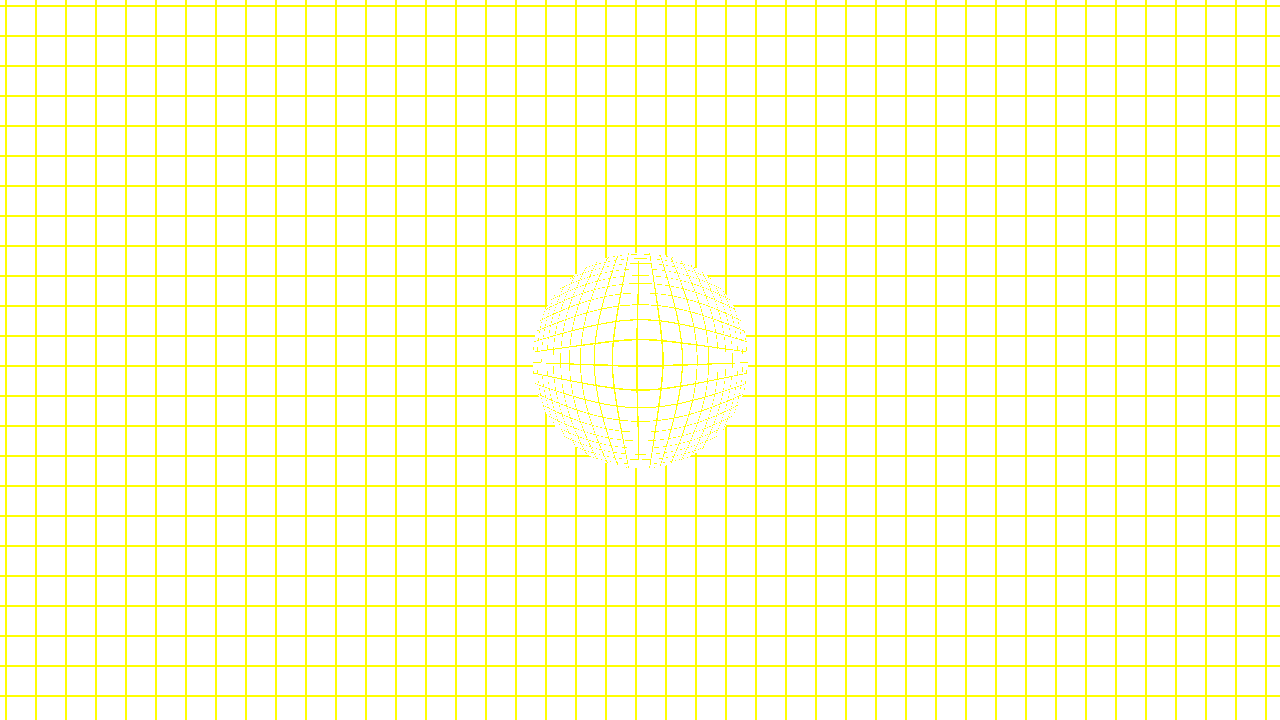
#> input picture archive/filter-grid-test-output/bulge_eyes.png, 1280 x 720 px, given in place of funhouse_mirror.png, which was not available
$ python check_straightness.py
#> lines starting #> are read from the running program, lines starting #| are printed output that depends on the picture; pictures that were not available may be replaced by others from this repository, and a replacement may not be noted
#!/usr/bin/env python3
"""
Check if the grids are showing distortion or if one is just straight
"""
from PIL import Image
import numpy as np

def check_grid_straightness(img_path, name):
    """Check if grid lines are straight or distorted"""
#> called with name = 'METAL'
    img = np.array(Image.open(img_path).convert('RGB'))
    grid = (img[:, :, 0] + img[:, :, 1]) > 50
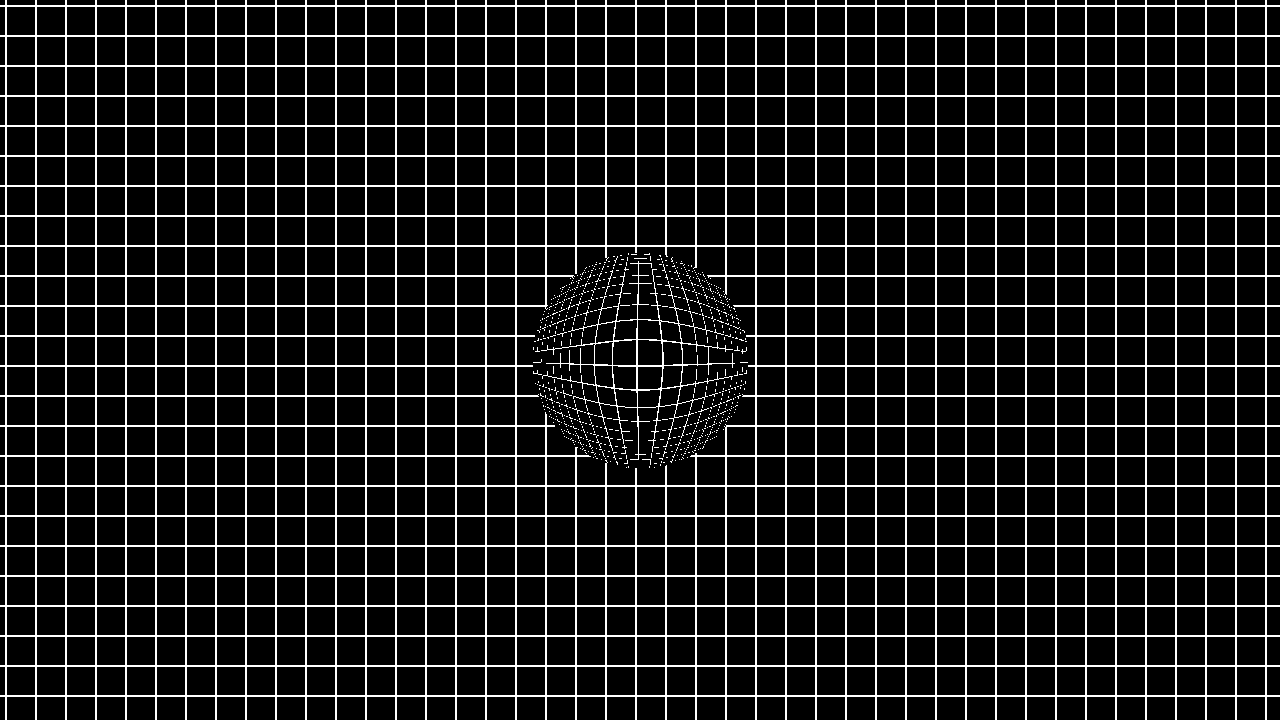
#> grid: shape (720, 1280) bool; 12.9% white in thin lines or dots

    h, w = grid.shape
#> h = 720; w = 1280

    print(f"\n{name}:")

    # Check horizontal lines - should be distorted in different ways
    # Sample middle horizontal line
    mid_row = h // 2
#> mid_row = 360
    row_pixels = []
    for x in range(0, w, 64):  # Sample every 64 pixels
        if grid[mid_row, x]:
            row_pixels.append((x, mid_row))
#> after the loop, row_pixels = []

    # Check if grid appears at regular intervals (straight) or irregular (distorted)
    if len(row_pixels) > 2:
        intervals = []
        for i in range(1, len(row_pixels)):
            intervals.append(row_pixels[i][0] - row_pixels[i-1][0])

        if intervals:
            avg_interval = np.mean(intervals)
            std_interval = np.std(intervals)
            print(f"  Horizontal spacing: avg={avg_interval:.1f}px, std={std_interval:.1f}px")

            if std_interval < 5:
                print(f"  → STRAIGHT/REGULAR grid")
            else:
                print(f"  → DISTORTED grid")

    # Count grid density in different regions
    regions = [
        ("Top-left", (0, h//3, 0, w//3)),
        ("Top-right", (0, h//3, 2*w//3, w)),
        ("Center", (h//3, 2*h//3, w//3, 2*w//3)),
        ("Bottom-left", (2*h//3, h, 0, w//3)),
        ("Bottom-right", (2*h//3, h, 2*w//3, w)),
    ]

    densities = []
    for region_name, (y1, y2, x1, x2) in regions:
        region = grid[y1:y2, x1:x2]
        density = np.sum(region) / region.size * 100
        densities.append(density)
        print(f"  {region_name:15s}: {density:5.1f}% grid coverage")
#> this loop made 5 passes
#> density on passes 1 to 5: 13.02, 12.79, 12.99, 13.02, 12.79
#|   Top-left       :  13.0% grid coverage
#|   Top-right      :  12.8% grid coverage
#|   Center         :  13.0% grid coverage
#|   Bottom-left    :  13.0% grid coverage
#|   Bottom-right   :  12.8% grid coverage
#> pass 1, in check_grid_straightness, `region = grid[y1:y2, x1:x2]`:
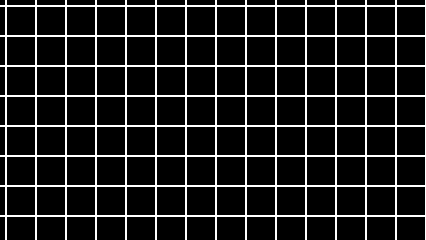
#> region: shape (240, 426) bool; 13% white in thin lines or dots
#> after the loop, densities = [13.02, 12.79, 12.99, 13.02, 12.79]

    # Check if uniform (no distortion) or varied (distorted)
    std_density = np.std(densities)
#> std_density = 0.11
    if std_density < 1.0:
        print(f"  → UNIFORM distribution (std={std_density:.2f}) - likely no distortion")
#|   → UNIFORM distribution (std=0.11) - likely no distortion
    else:
        print(f"  → VARIED distribution (std={std_density:.2f}) - shows distortion")

filters = ["funhouse_mirror", "bulge_eyes", "water_ripple"]

for f in filters:
    print(f"\n{'='*60}")
    print(f"FILTER: {f}")
    print(f"{'='*60}")
    check_grid_straightness(f"filter-grid-test-output/{f}.png", "METAL")
    check_grid_straightness(f"web-filter-grid-test-output/{f}.png", "WEB")
#> call 2 of check_grid_straightness, with name = 'WEB'
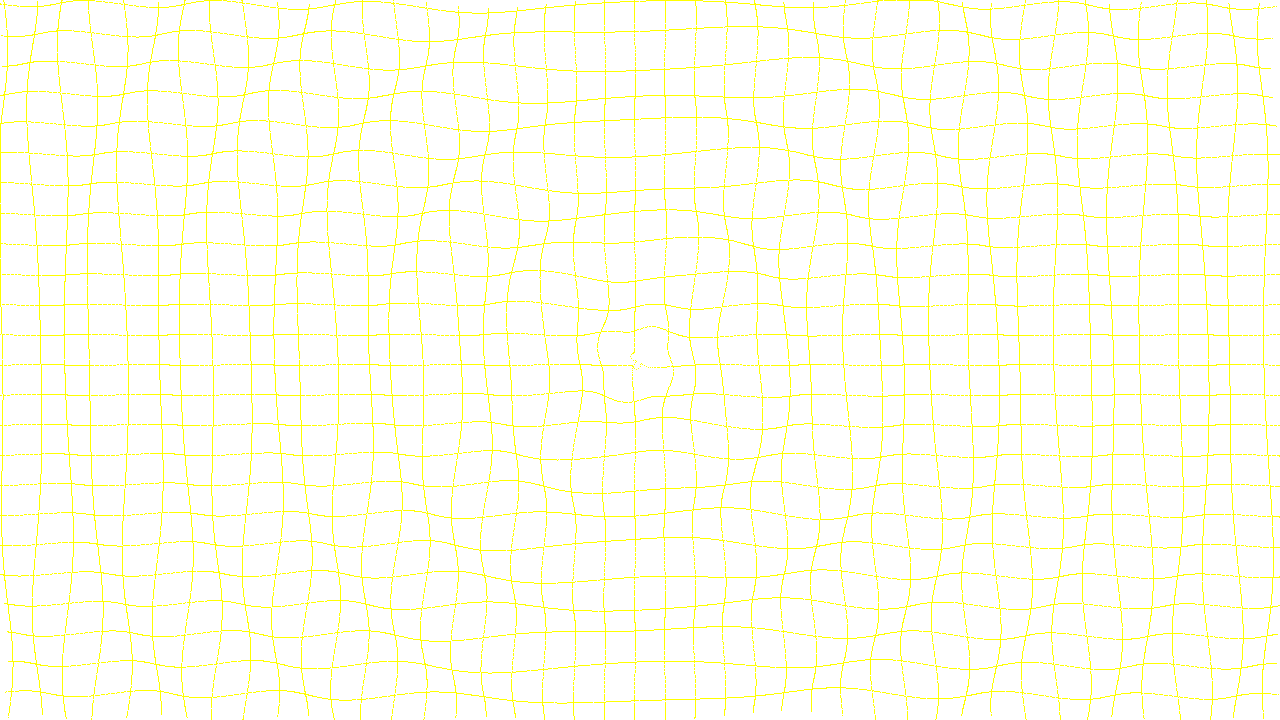
#> input picture archive/filter-grid-test-output/complex_ripple.png, 1280 x 720 px, given in place of funhouse_mirror.png, which was not available
#> in check_grid_straightness (call 2), `img = np.array(Image.open(img_path).convert('RGB'))`:
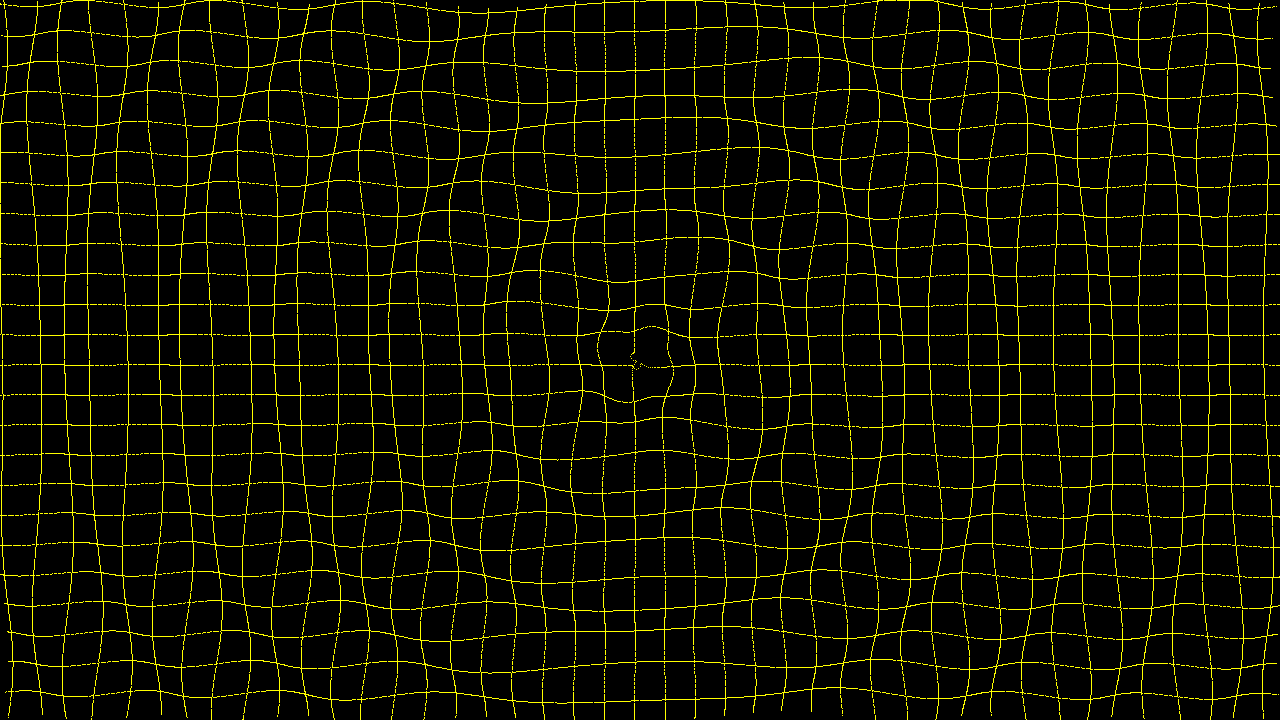
#> img: shape (720, 1280, 3); mean R, G, B 15.9, 15.9, 0
#> in check_grid_straightness (call 2), `grid = (img[:, :, 0] + img[:, :, 1]) > 50`:
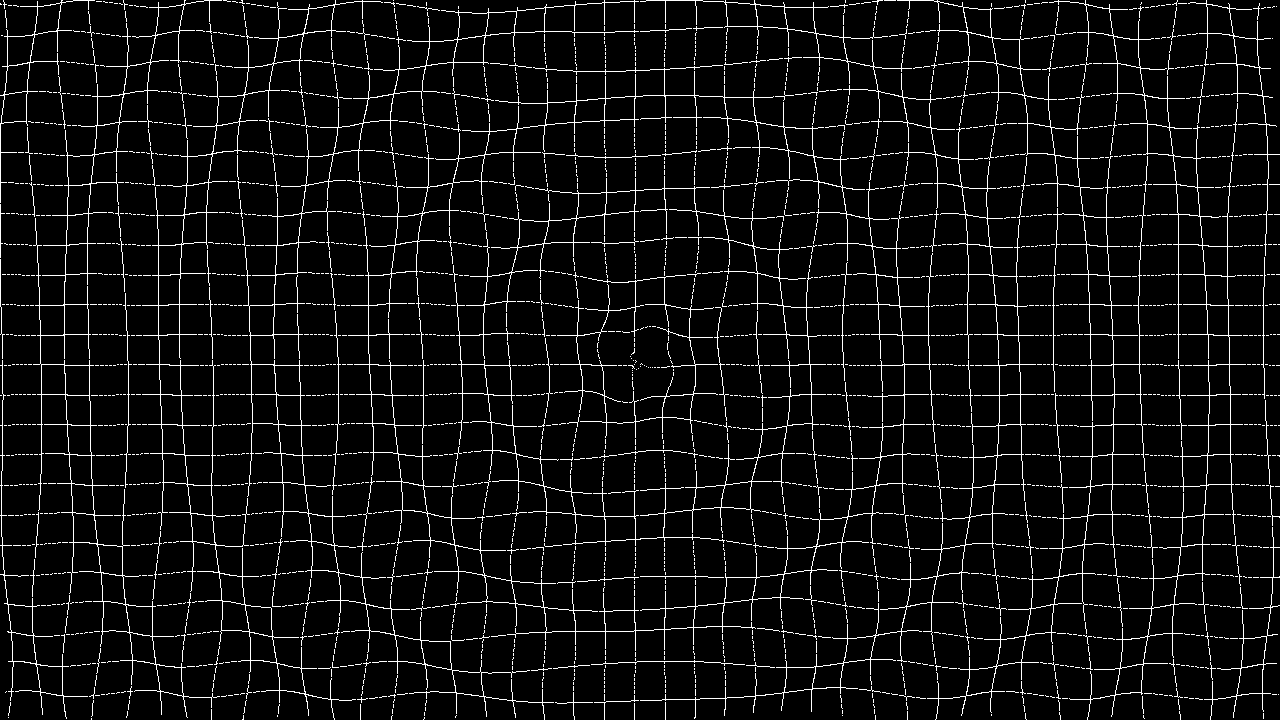
#> grid: shape (720, 1280) bool; 6.2% white in thin lines or dots
#> after the loop in check_grid_straightness (call 2), `for x in range(0, w, 64):`: row_pixels = [(64, 360)]
#> the loop in check_grid_straightness (call 2), `for region_name, (y1, y2, x1, x2) in regions:` made 5 passes
#> density on passes 1 to 5: 6.3, 6.16, 6.02, 6.27, 6.16
#|   Top-left       :   6.3% grid coverage
#|   Top-right      :   6.2% grid coverage
#|   Center         :   6.0% grid coverage
#|   Bottom-left    :   6.3% grid coverage
#|   Bottom-right   :   6.2% grid coverage
#> pass 1, in check_grid_straightness (call 2), `region = grid[y1:y2, x1:x2]`:
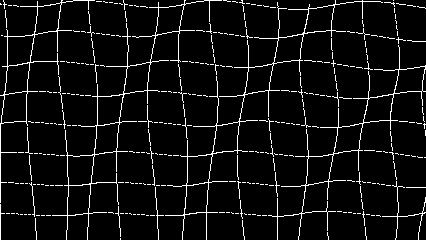
#> region: shape (240, 426) bool; 6.3% white in thin lines or dots
#> pass 3, in check_grid_straightness (call 2), `region = grid[y1:y2, x1:x2]`:
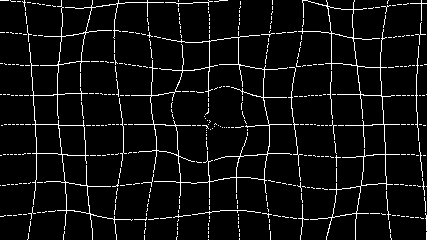
#> region: shape (240, 427) bool; 6% white in thin lines or dots
#> after the loop in check_grid_straightness (call 2), `for region_name, (y1, y2, x1, x2) in regions:`: densities = [6.3, 6.16, 6.02, 6.27, 6.16]
#> in check_grid_straightness (call 2), `std_density = np.std(densities)`: std_density = 0.0997
#|   → UNIFORM distribution (std=0.10) - likely no distortion
#> (the run stopped early here; a loop or call above may not have finished)
